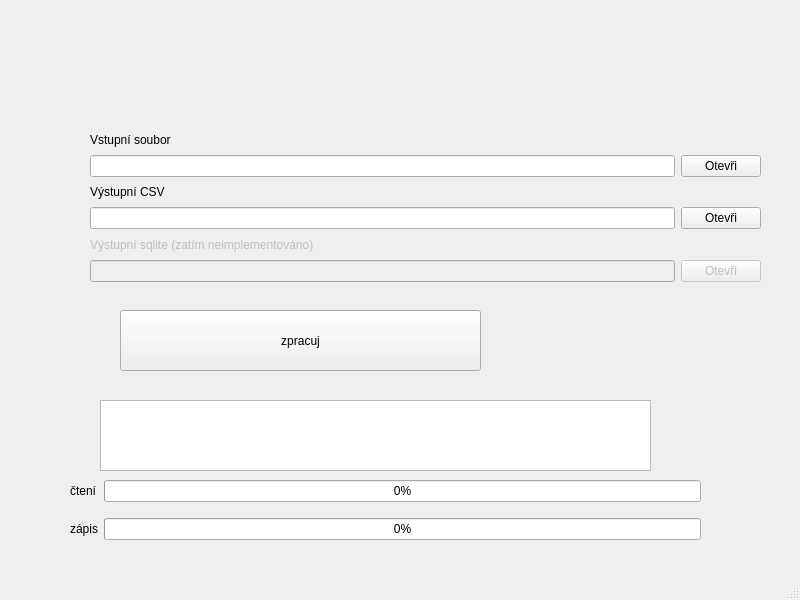
<?xml version="1.0" encoding="UTF-8"?>
<ui version="4.0">
 <class>MainWindow</class>
 <widget class="QMainWindow" name="MainWindow">
  <property name="geometry">
   <rect>
    <x>0</x>
    <y>0</y>
    <width>800</width>
    <height>600</height>
   </rect>
  </property>
  <property name="windowTitle">
   <string>MpvLogParser</string>
  </property>
  <widget class="QWidget" name="centralwidget">
   <widget class="QPushButton" name="pushButton_process">
    <property name="geometry">
     <rect>
      <x>120</x>
      <y>310</y>
      <width>361</width>
      <height>61</height>
     </rect>
    </property>
    <property name="text">
     <string>zpracuj</string>
    </property>
   </widget>
   <widget class="QPlainTextEdit" name="errorlog">
    <property name="geometry">
     <rect>
      <x>100</x>
      <y>400</y>
      <width>551</width>
      <height>71</height>
     </rect>
    </property>
   </widget>
   <widget class="QWidget" name="verticalLayoutWidget_4">
    <property name="geometry">
     <rect>
      <x>90</x>
      <y>130</y>
      <width>671</width>
      <height>152</height>
     </rect>
    </property>
    <layout class="QVBoxLayout" name="verticalLayout_4">
     <item>
      <layout class="QVBoxLayout" name="verticalLayout">
       <item>
        <widget class="QLabel" name="label">
         <property name="text">
          <string>Vstupní soubor</string>
         </property>
        </widget>
       </item>
       <item>
        <layout class="QHBoxLayout" name="horizontalLayout">
         <item>
          <widget class="QLineEdit" name="lineEdit_cestaSouboru"/>
         </item>
         <item>
          <widget class="QPushButton" name="pushButtonInputFile">
           <property name="text">
            <string>Otevři</string>
           </property>
          </widget>
         </item>
        </layout>
       </item>
      </layout>
     </item>
     <item>
      <layout class="QVBoxLayout" name="verticalLayout_2">
       <item>
        <widget class="QLabel" name="label_2">
         <property name="text">
          <string>Výstupní CSV</string>
         </property>
        </widget>
       </item>
       <item>
        <layout class="QHBoxLayout" name="horizontalLayout_2">
         <item>
          <widget class="QLineEdit" name="lineEdit_cestaHTML"/>
         </item>
         <item>
          <widget class="QPushButton" name="pushButton_outputFile">
           <property name="text">
            <string>Otevři</string>
           </property>
          </widget>
         </item>
        </layout>
       </item>
      </layout>
     </item>
     <item>
      <layout class="QVBoxLayout" name="verticalLayout_3">
       <item>
        <widget class="QLabel" name="label_3">
         <property name="enabled">
          <bool>false</bool>
         </property>
         <property name="text">
          <string>Výstupní sqlite (zatím neimplementováno)</string>
         </property>
        </widget>
       </item>
       <item>
        <layout class="QHBoxLayout" name="horizontalLayout_3">
         <item>
          <widget class="QLineEdit" name="lineEdit_3">
           <property name="enabled">
            <bool>false</bool>
           </property>
          </widget>
         </item>
         <item>
          <widget class="QPushButton" name="pushButton_3">
           <property name="enabled">
            <bool>false</bool>
           </property>
           <property name="text">
            <string>Otevři</string>
           </property>
          </widget>
         </item>
        </layout>
       </item>
      </layout>
     </item>
    </layout>
   </widget>
   <widget class="QWidget" name="gridLayoutWidget">
    <property name="geometry">
     <rect>
      <x>70</x>
      <y>470</y>
      <width>631</width>
      <height>80</height>
     </rect>
    </property>
    <layout class="QGridLayout" name="gridLayout">
     <item row="0" column="1">
      <widget class="QProgressBar" name="progressBar2">
       <property name="value">
        <number>0</number>
       </property>
      </widget>
     </item>
     <item row="0" column="0">
      <widget class="QLabel" name="label_4">
       <property name="text">
        <string>čtení</string>
       </property>
      </widget>
     </item>
     <item row="1" column="1">
      <widget class="QProgressBar" name="progressBar3">
       <property name="value">
        <number>0</number>
       </property>
      </widget>
     </item>
     <item row="1" column="0">
      <widget class="QLabel" name="label_5">
       <property name="text">
        <string>zápis</string>
       </property>
      </widget>
     </item>
    </layout>
   </widget>
  </widget>
  <widget class="QMenuBar" name="menubar">
   <property name="geometry">
    <rect>
     <x>0</x>
     <y>0</y>
     <width>800</width>
     <height>21</height>
    </rect>
   </property>
  </widget>
  <widget class="QStatusBar" name="statusbar"/>
 </widget>
 <resources/>
 <connections/>
</ui>
